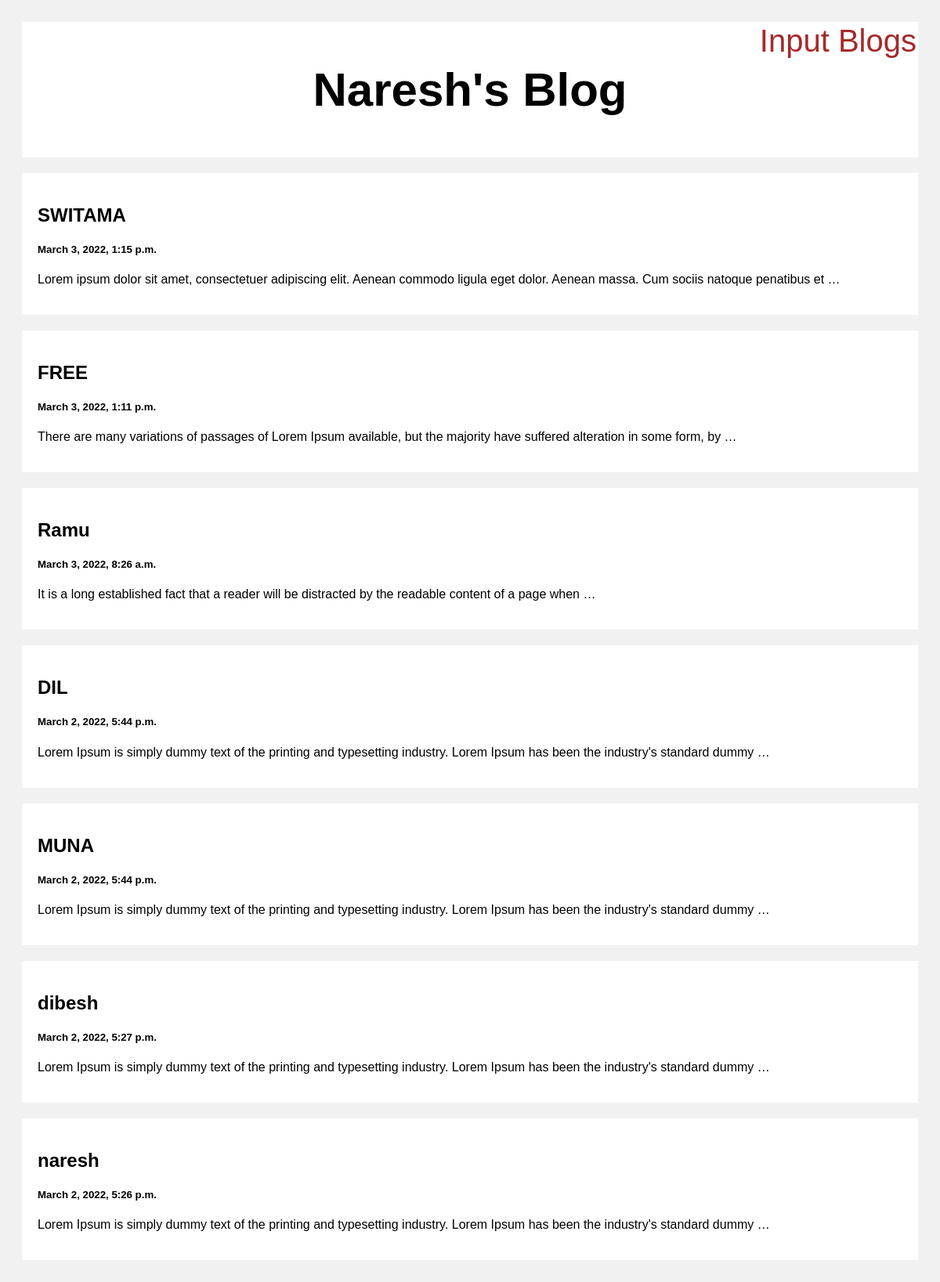
The page / on the database its author committed.
### blog/models.py (models this page shows, shortened)
class Post(models.Model):
    title = models.CharField(max_length = 100)
    body = models.CharField(max_length = 100000)
    created_at = models.DateTimeField(default = datetime.now, blank = True)

### blog/views.py (the view)
# urls.py: path('',views.index, name='index' ),
def index(request):
    posts = Post.objects.all()
    return render(request, 'index.html', {'posts':posts})

### template/index.html (shortened to what this page needs)
<!DOCTYPE html>
<html>
<head>
</head>
<body>
<div class="header">
  <a href="input"  class="input">Input Blogs</a>
  <h2>Naresh's Blog</h2>
</div>
<div class="row">
  <div class="leftcolumn">
      {% for post in posts reversed %}
    <div class="card">
      <a style="text-decoration: none; color: black;" href="/post/{{post.id}}">
        <h2>{{post.title}}</h2>
        <h5>{{post.created_at}}</h5>
        <p>{{post.body|truncatewords:20}}</p>
      </a>
    </div>
    {% endfor %}
  </div>
</div>
</body>
</html>

### template/index.html (style rules this page uses)
* { box-sizing: border-box; }
body { font-family: Arial; padding: 20px; background: #f1f1f1; }
.header { padding: 2px; font-size: 40px; text-align: center; background: white; }
.leftcolumn { float: left; width: 100%; }
.card { background-color: white; padding: 20px; margin-top: 20px; }
.row:after { content: ""; display: table; clear: both; }
.input { float: right; text-decoration: none; color: brown; }

### rows shown on the page
Post: title "SWITAMA", created_at "March 3, 2022, 1:15 p.m.", body "Lorem ipsum dolor sit amet, consectetuer adipiscing elit. Aenean commodo ligula eget dolor. Aenean massa. Cum sociis natoque penatibus et …"
Post: title "FREE", created_at "March 3, 2022, 1:11 p.m.", body "There are many variations of passages of Lorem Ipsum available, but the majority have suffered alteration in some form, by …"
Post: title "Ramu", created_at "March 3, 2022, 8:26 a.m.", body "It is a long established fact that a reader will be distracted by the readable content of a page when …"
Post: title "DIL", created_at "March 2, 2022, 5:44 p.m.", body "Lorem Ipsum is simply dummy text of the printing and typesetting industry. Lorem Ipsum has been the industry's standard dummy …"
Post: title "MUNA", created_at "March 2, 2022, 5:44 p.m.", body "Lorem Ipsum is simply dummy text of the printing and typesetting industry. Lorem Ipsum has been the industry's standard dummy …"
Post: title "dibesh", created_at "March 2, 2022, 5:27 p.m.", body "Lorem Ipsum is simply dummy text of the printing and typesetting industry. Lorem Ipsum has been the industry's standard dummy …"
Post: title "naresh", created_at "March 2, 2022, 5:26 p.m.", body "Lorem Ipsum is simply dummy text of the printing and typesetting industry. Lorem Ipsum has been the industry's standard dummy …"
